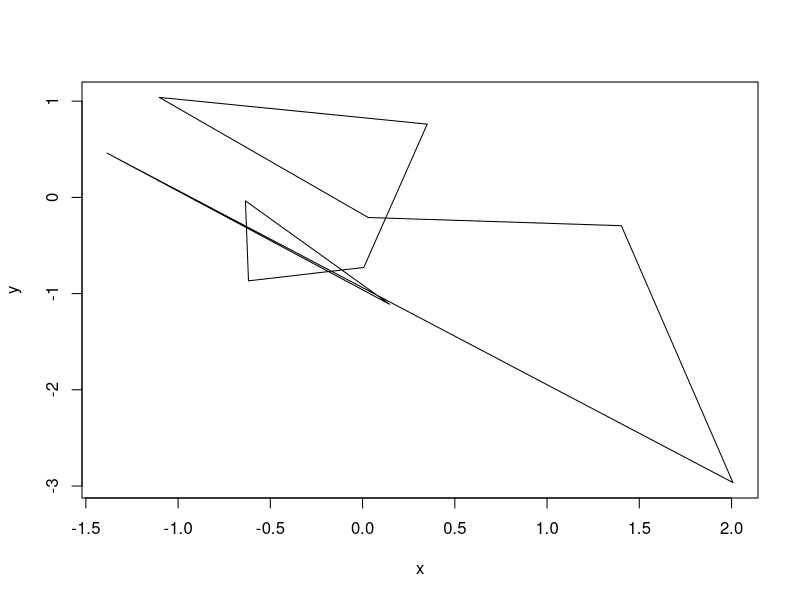
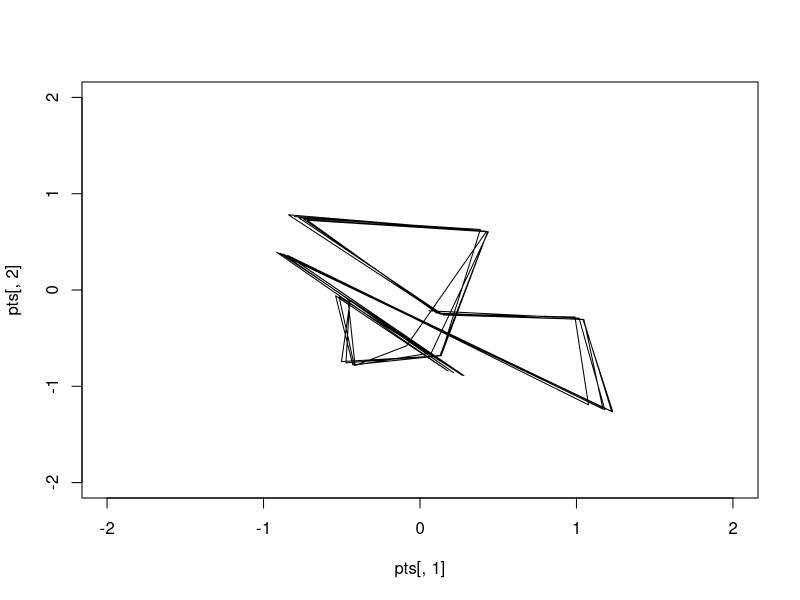
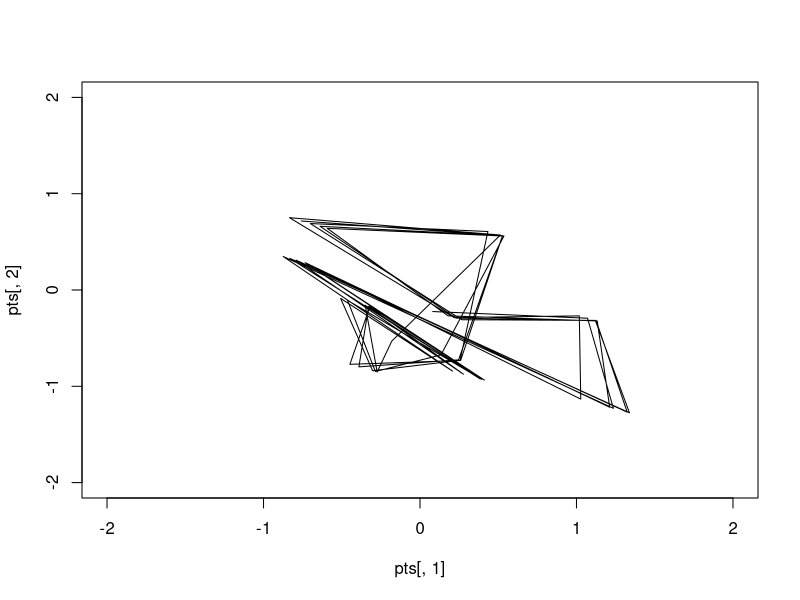
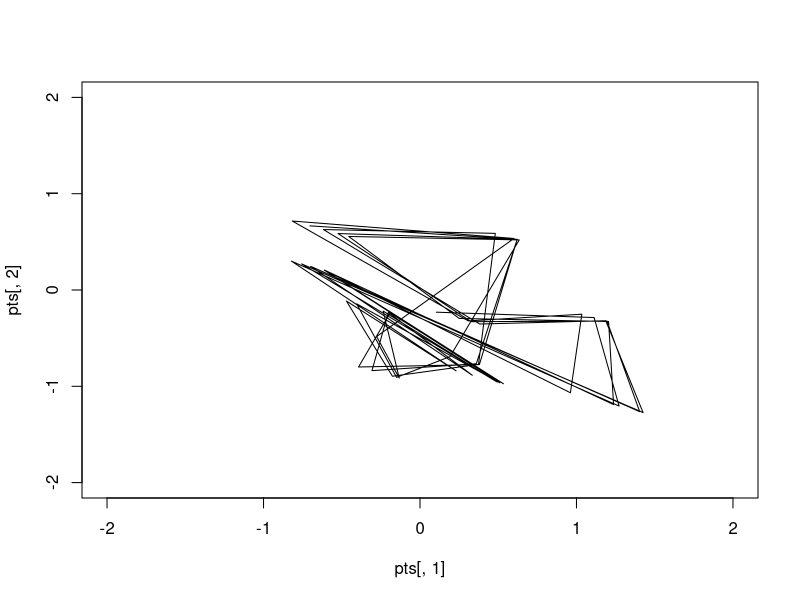
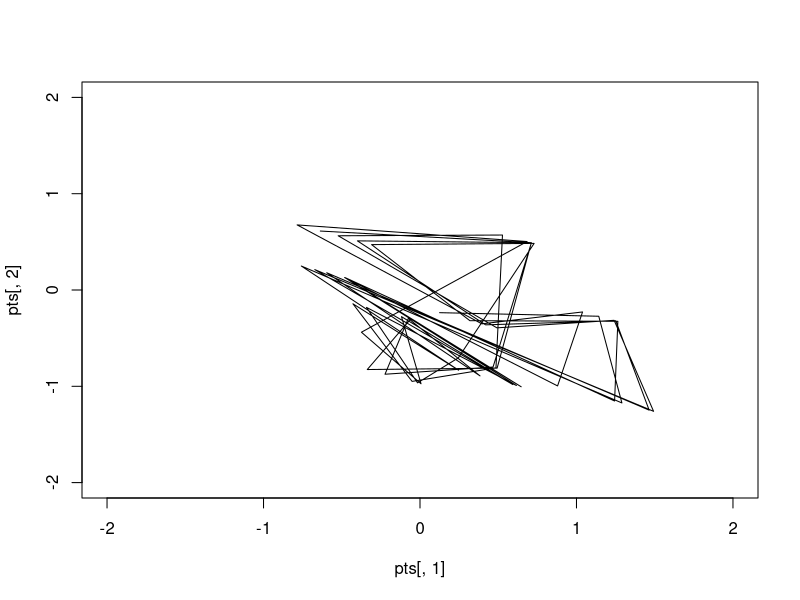
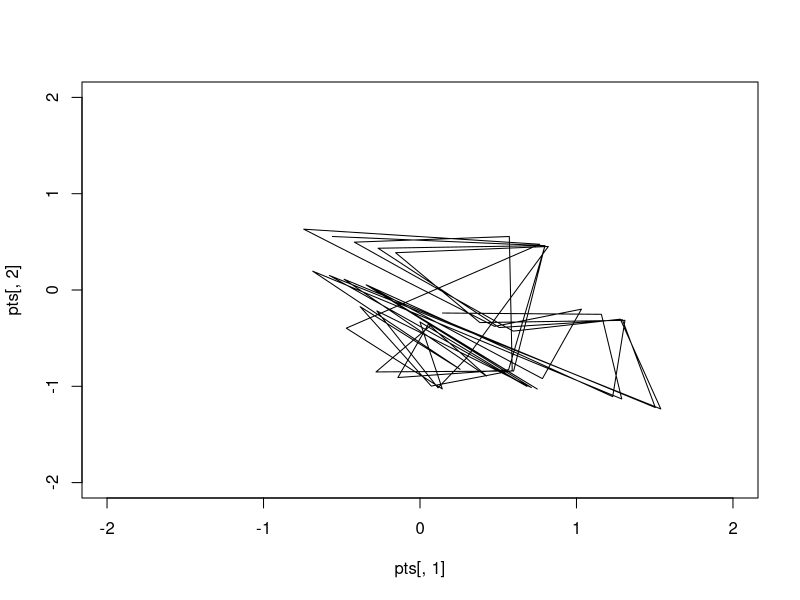
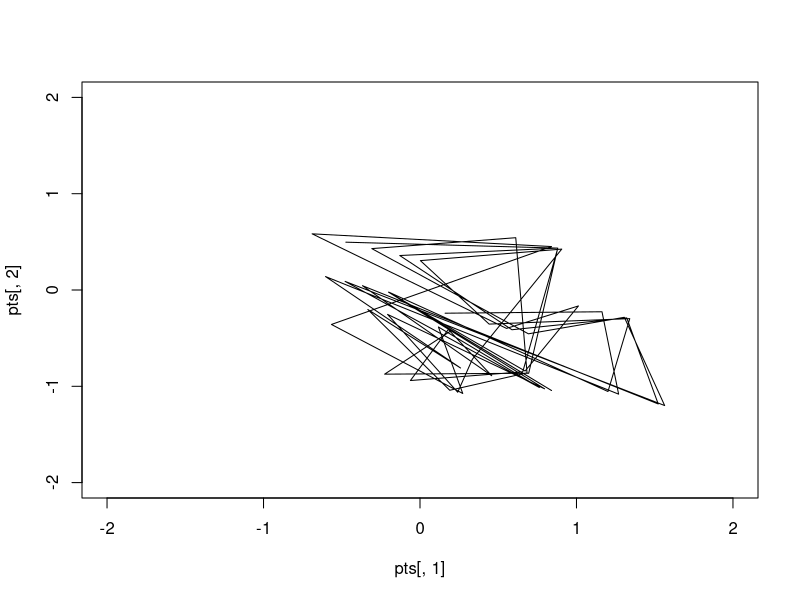
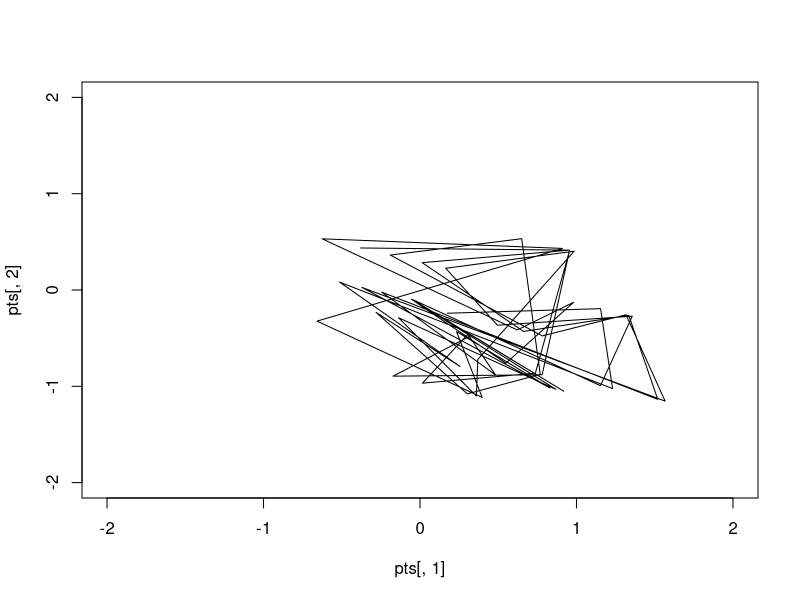

These figures' R source, in order:
##########################################################
# Rotation + Translation of 3D model for 2D projection
##############

# Setup the session
library(magrittr)
rm(list = ls())

# Initialize a random '3D model' defined by a set of points
x <- rnorm(10) %>% rep(5)
y <- rnorm(10) %>% rep(5)
z <- rnorm(50)

# View 2D plot in the x and y dimensions
plot(x,y, type = 'l')

# Set the camera position
Position <- c(0,0,-1.5)
tx <- atan(x-Position[1]) 
ty <- atan(y-Position[2])
tz <- atan(z-Position[3])
pts <- data.frame(tx,ty,tz)

# Create function which rotate the model in the x, y and z planes. 
rx <- function(pts, t){
  as.matrix(pts)%*%matrix(c(1,0,0,0,cos(t),sin(t),0,-sin(t),cos(t)), nrow = 3, byrow = TRUE)
}
ry <- function(pts, t){
  as.matrix(pts)%*%matrix(c(cos(t),0,-sin(t),0,1,0,sin(t),0,cos(t)), nrow = 3, byrow = TRUE)
}
rz <- function(pts, t){
  as.matrix(pts)%*%matrix(c(cos(t),sin(t),0,-sin(t),cos(t),0,0,0,1), nrow = 3, byrow = TRUE)
}

# Animate the model
speed <- pi/64
for(i in 1:64){
  pts <- rx(pts, t = speed) %>% ry(t = 2*speed) %>% rz(t = 0.5*speed)
  plot(pts[,1], pts[,2], xlim = c(-2,2),ylim = c(-2,2), 
       type = 'l')
  Sys.sleep(0.1)
  i <- i+1
}
